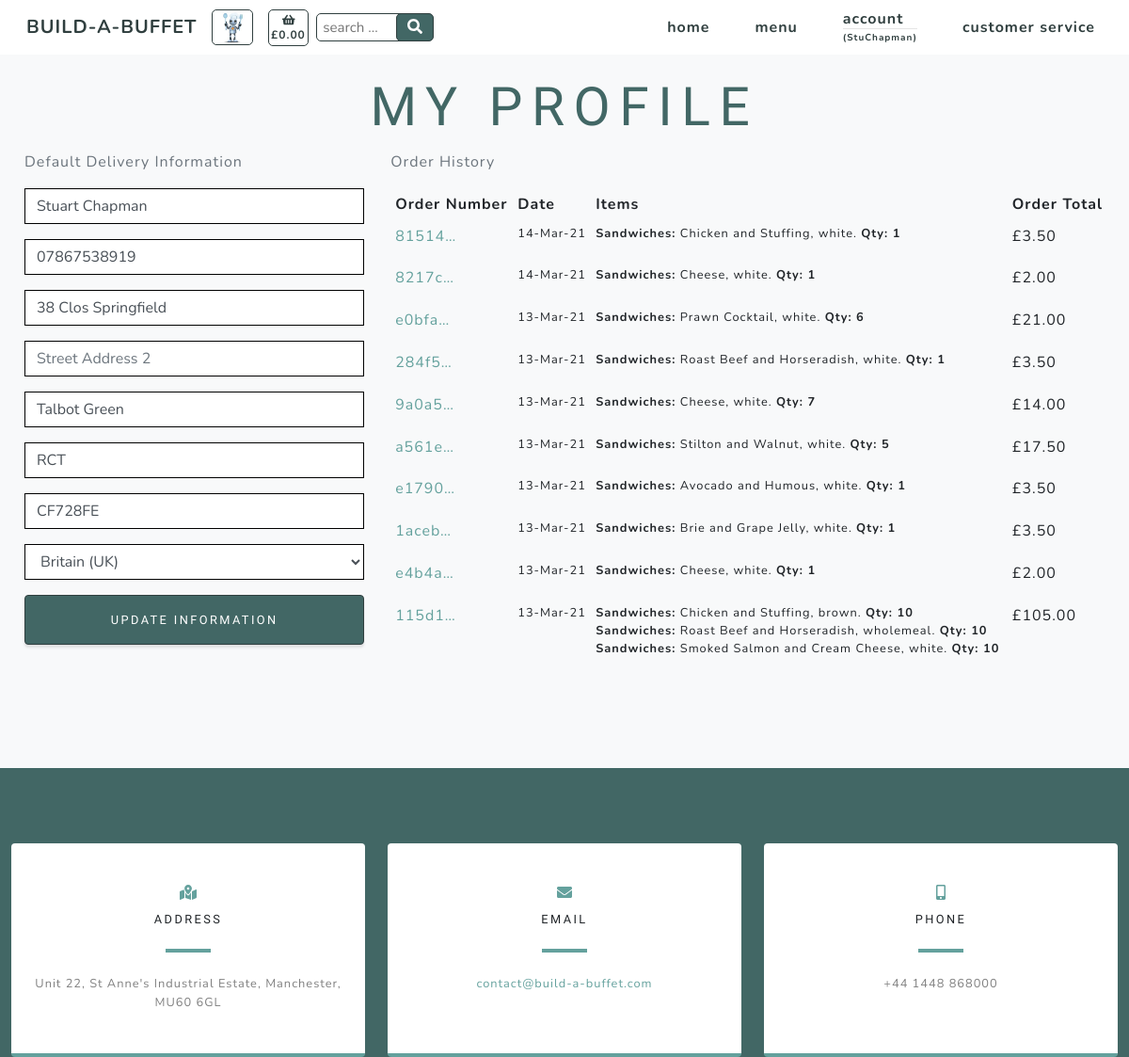
The app's page /profiles/ (signed in) with its own data.
### profiles/models.py (models this page shows)
class UserProfile(models.Model):
    user = models.OneToOneField(User, on_delete=models.CASCADE)
    default_full_name = models.CharField(max_length=20, null=True, blank=True)
    default_phone_number = models.CharField(max_length=20, null=True, blank=True)
    default_street_address1 = models.CharField(max_length=80, null=True, blank=True)
    default_street_address2 = models.CharField(max_length=80, null=True, blank=True)
    default_town_or_city = models.CharField(max_length=40, null=True, blank=True)
    default_county = models.CharField(max_length=80, null=True, blank=True)
    default_postcode = models.CharField(max_length=20, null=True, blank=True)
    default_country = CountryField(blank_label='Country', null=True, blank=True)
    def __str__(self):
        return self.user.username

### checkout/models.py (models this page shows, shortened)
class Order(models.Model):
    customer_name = models.CharField(max_length=50, null=False, blank=False)
    order_number = models.CharField(max_length=32, null=False, editable=False)
    cookie = models.CharField(max_length=32, null=False, editable=False)
    full_name = models.CharField(max_length=50, null=False, blank=False)
    email = models.EmailField(max_length=254, null=False, blank=False)
    phone_number = models.CharField(max_length=20, null=False, blank=False)
    country = CountryField(blank_label='Country *', null=False, blank=False)
    postcode = models.CharField(max_length=20, null=True, blank=True)
    town_or_city = models.CharField(max_length=40, null=False, blank=False)
    street_address1 = models.CharField(max_length=80, null=False, blank=False)
    street_address2 = models.CharField(max_length=80, null=True, blank=True)
    county = models.CharField(max_length=80, null=True, blank=True)
    date = models.DateTimeField(auto_now_add=True)
    delivery_cost = models.DecimalField(max_digits=6, decimal_places=2, null=False, default=0)
    order_total = models.DecimalField(max_digits=10, decimal_places=2, null=False, default=0)
    grand_total = models.DecimalField(max_digits=10, decimal_places=2, null=False, default=0)

class Order_items(models.Model):
    class Meta:
        verbose_name_plural = 'Order_items'
    order_number = models.CharField(max_length=32, null=False, editable=False)
    cookie = models.DecimalField(max_digits=8, decimal_places=0)
    item_number = models.DecimalField(max_digits=9999, decimal_places=0)
    category = models.CharField(max_length=254)
    name = models.CharField(max_length=254)
    servings = models.DecimalField(max_digits=3, decimal_places=0)
    option = models.CharField(max_length=254)
    total_price = models.DecimalField(max_digits=6, decimal_places=2, null=True, blank=True)

### products/models.py (models this page shows, shortened)
class Options(models.Model):
    class Meta:
        verbose_name_plural = 'Options'
    category = models.ForeignKey('Category', null=True, blank=True,
                                 on_delete=models.SET_NULL)
    id_no = models.CharField(max_length=254, null=True)
    option1 = models.CharField(max_length=24)
    option2 = models.CharField(max_length=24)
    option3 = models.CharField(max_length=24)

### profiles/views.py (the view)
# urls.py: path('', views.profile, name='profile'),
@login_required
def profile(request):
    profile = get_object_or_404(UserProfile, user=request.user)
    if request.method == 'POST':
        form = UserProfileForm(request.POST, instance=profile)
        if form.is_valid():
            form.save()
            messages.success(request, 'Profile updated successfully')
        else:
            messages.success(request, 'There was an error updating your profile - please try again')
    else:
        form = UserProfileForm(instance=profile)
    options = Options.objects.all()
    orders = Order.objects.filter(customer_name=profile)
    items = Order_items.objects.none()
    x = -1
    for order in orders:
        x = x + 1
        order_number = Order.objects.filter(customer_name=profile)[x].order_number
        order_items = Order_items.objects.filter(order_number=order_number)
        items = items | order_items
    orders = orders.order_by('-date')
    context = {
        'form': form,
        'orders': orders,
        'items': items,
        'options': options,
        'on_profile_page': True
    }
    return render(request, 'profiles/profile.html', context)

### profiles/forms.py
class UserProfileForm(forms.ModelForm):
    class Meta:
        model = UserProfile
        exclude = ('user',)
    def __init__(self, *args, **kwargs):
        super().__init__(*args, **kwargs)
        placeholders = {
            'default_full_name': 'Full Name',
            'default_phone_number': 'Phone Number',
            'default_postcode': 'Postal Code',
            'default_town_or_city': 'Town or City',
            'default_street_address1': 'Street Address 1',
            'default_street_address2': 'Street Address 2',
            'default_county': 'County, State or Locality',
        }
        self.fields['default_phone_number'].widget.attrs['autofocus'] = True
        for field in self.fields:
            if field != 'default_country':
                if self.fields[field].required:
                    placeholder = f'{placeholders[field]} *'
                else:
                    placeholder = placeholders[field]
                self.fields[field].widget.attrs['placeholder'] = placeholder
            self.fields[field].widget.attrs['class'] = 'border-black rounded-0 profile-form-input'
            self.fields[field].label = False

### basket/contexts.py (called while the page is built)
def basket_context(request):
    cookie_key = settings.COOKIE_KEY
    try:
        cookie = request.COOKIES[cookie_key]
        basket_total = Basket.objects.filter(cookie=cookie).aggregate(Sum('total_price'))
        if basket_total['total_price__sum'] is None:
            basket_total = ""
    except KeyError:
        basket_total = ""
        cookie = 99999999
    context = {
            'cookie': cookie,
            'cookie_key': cookie_key,
            'basket_total': basket_total,
        }
    return context

### profiles/templates/profiles/profile.html (shortened to what this page needs)
{% extends "base.html" %}
{% load static %}
{% block content %}
    <section class="products-section bg-light" id="products">
        <div class="container">
            <div class="row justify-content-center no-gutters">
                <div class="col-xl-12">
                    <h1 class="product-text-one mx-auto text-uppercase text-center flex-margin-b text-blue">My Profile</h1>
                </div>
                <div class="row">
                    <div class="px-3 col-12 col-lg-4">
                        <p class="text-muted">Default Delivery Information</p>
                        <form class="mt-3" action="{% url 'profile' %}" method="POST" id="profile-update-form">
                            {{ form|crispy }}
                            <button class="width-100 border-solid masthead-button btn btn-primary js-scroll-trigger float-right">Update Information</button>
                        </form>
                    </div>
                    <div class="col-12 col-lg-8">
                        <p class="text-muted">Order History</p>
                        <div class="order-history table-responsive">
                            <table class="table table-sm table-borderless">
                                <thead>
                                    <tr>
                                        <th>Order Number</th>
                                        <th>Date</th>
                                        <th>Items</th>
                                        <th>Order Total</th>
                                    </tr>
                                </thead>
                                <tbody>
                                    {% for order in orders %}
                                        <tr>
                                            <td>
                                                <a href="{% url 'order_success' order.order_number %}"
                                                title="{{ order.order_number }}">
                                                    {{ order.order_number|truncatechars:6 }}
                                                </a>
                                            </td>
                                            <td class="small">{{ order.date|date:'d-M-y' }}</td>
                                            <td>
                                                <ul class="list-unstyled">
                                                    {% for item in items %}
                                                        {% if item.order_number == order.order_number %}
                                                            <li class="small">
                                                                {% if item.option == "selected-one" %}
                                                                    {% for option in options %}
                                                                        <b>{{ item.category.title }}:</b> {{ item.name }}, {{ option.option1 }}. <b>Qty: {{ item.servings }}</b>
                                                                    {% endfor %}
                                                                {% endif %}
                                                                {% if item.option == "selected-two" %}
                                                                    {% for option in options %}
                                                                        <b>{{ item.category.title }}:</b> {{ item.name }}, {{ option.option2 }}. <b>Qty: {{ item.servings }}</b>
                                                                    {% endfor %}
                                                                {% endif %}
                                                                {% if item.option == "selected-three" %}
                                                                    {% for option in options %}
                                                                        <b>{{ item.category.title }}:</b> {{ item.name }}, {{ option.option3 }}. <b>Qty: {{ item.servings }}</b>
                                                                    {% endfor %}
                                                                {% endif %}
                                                            </li>
                                                        {% endif %}
                                                    {% endfor %}
                                                </ul>
                                            </td>
                                            <td>£{{ order.order_total }}</td>
                                        </tr>
                                    {% endfor %}
                                </tbody>
                            </table>
                        </div>
                    </div>
                </div>
            </div>
        </div>
    </section>
{% include 'includes/contact.html' %}
{% endblock %}

### templates/base.html (shortened to what this page needs)
{% load static %}
<!doctype html>
<html lang="en">
  <head>
    {% block corecss %}
        <link href="{% static 'css/styles.css' %}" rel="stylesheet" />
        <link href="{% static 'css/slider.css' %}" rel="stylesheet" />
    {% endblock %}
  </head>
  <body id="page-top" onload="createCookie()">
        <nav class="navbar navbar-expand-lg navbar-light fixed-top" id="mainNav">
            <div class="container">
                <a class="navbar-brand js-scroll-trigger navbar-brand-vis" href="#page-top">BUILD-A-BUFFET</a>
                <div>
                    <ul class="navbar-nav ml-auto align-vertically">
                        <li class="nav-item"><a class="nav-link js-scroll-trigger bartholemew-menu" href=""><img src="/media/assets/img/bartholemew-sml.jpg" alt="bartholemew" height="36"></a></li>
                    </ul>
                </div>
                <div>
                    <ul class="navbar-nav ml-auto align-vertically">
                        {% if basket_total.total_price__sum != None %}
                            <li class="nav-item"><a class="nav-link js-scroll-trigger text-center text-xs-nav basket" href="{% url 'basket' %}"><i class="fa fa-shopping-basket" aria-hidden="true"></i><br><span class=" text-xs-nav">£{{ basket_total.total_price__sum|floatformat:"2" }}</span></a></li>
                        {% else %}
                            <li class="nav-item"><a class="nav-link js-scroll-trigger text-center text-xs-nav basket" href="{% url 'basket' %}"><i class="fa fa-shopping-basket" aria-hidden="true"></i><br><span class=" text-xs-nav">£0.00</span></a></li>
                        {% endif %}
                    </ul>
                </div>
                <div class="ml-2 mr-auto">
                    <form action="{% url 'search_products' %}" method="GET">
                        <input class="search-input text-blue text-xs" type="text" name="product_search" id="product_search" placeholder=" search ...">
                        <button class="search-button text-center" type="submit">
                                <i class="fas fa-search"></i>
                        </button>
                    </form>
                </div>
                <div class="collapse navbar-collapse" id="navbarResponsive">
                    <ul class="navbar-nav ml-auto">
                        <li class="nav-item my-auto"><a class="nav-link js-scroll-trigger" href="{% url 'home' %}">home</a></li>
                        <li class="nav-item dropdown my-auto">
                            <a class="nav-link js-scroll-trigger" href="#" id="all-menus-link" data-toggle="dropdown" aria-haspopup="true" aria-expanded="false">
                                menu
                            </a>
                        </li>
                        <li class="nav-item dropdown">
                            {% if request.user.is_authenticated %}
                                <a class="nav-link js-scroll-trigger" href="#" id="account-link" data-toggle="dropdown" aria-haspopup="true" aria-expanded="false">
                                    account
                                    <hr class="d-none d-lg-block user-br">
                                    <span class="user-text">
                                    ({{ request.user }})</span>
                                </a>
                            {% else %}
                                <a class="nav-link" href="{% url 'account_login' %}">login</a>
                            {% endif %}
                        </li>
                        <li class="nav-item my-auto"><a class="nav-link js-scroll-trigger" href="{% url 'service' %}">customer service</a></li>
                    </ul>
                </div>
            </div>
        </nav>
    {% block content %}
    {% endblock %}
  </body>
</html>

### records on screen
UserProfile: default_full_name "Stuart Chapman", default_phone_number "07867538919", default_street_address1 "38 Clos Springfield", default_town_or_city "Talbot Green", default_county "RCT", default_postcode "CF728FE", default_country "Britain (UK)"
Order: order_number "81514…", date "14-Mar-21", order_total "3.50"
Order_items: category "Sandwiches", name "Chicken and Stuffing", servings "1"
Options: option1 "white", option2 "brown", option3 "wholemeal"
Order: order_number "8217c…", date "14-Mar-21", order_total "2.00"
Order_items: category "Sandwiches", name "Cheese", servings "1"
Order: order_number "e0bfa…", date "13-Mar-21", order_total "21.00"
Order_items: category "Sandwiches", name "Prawn Cocktail", servings "6"
Order: order_number "284f5…", date "13-Mar-21", order_total "3.50"
Order_items: category "Sandwiches", name "Roast Beef and Horseradish", servings "1"
Order: order_number "9a0a5…", date "13-Mar-21", order_total "14.00"
Order_items: category "Sandwiches", name "Cheese", servings "7"
Order: order_number "a561e…", date "13-Mar-21", order_total "17.50"
Order_items: category "Sandwiches", name "Stilton and Walnut", servings "5"
Order: order_number "e1790…", date "13-Mar-21", order_total "3.50"
Order_items: category "Sandwiches", name "Avocado and Humous", servings "1"
Order: order_number "1aceb…", date "13-Mar-21", order_total "3.50"
Order_items: category "Sandwiches", name "Brie and Grape Jelly", servings "1"
Order: order_number "e4b4a…", date "13-Mar-21", order_total "2.00"
Order_items: category "Sandwiches", name "Cheese", servings "1"
Order: order_number "115d1…", date "13-Mar-21", order_total "105.00"
Order_items: category "Sandwiches", name "Chicken and Stuffing", servings "10"
Order_items: category "Sandwiches", name "Roast Beef and Horseradish", servings "10"
Order_items: category "Sandwiches", name "Smoked Salmon and Cream Cheese", servings "10"

### other values on screen
{{ request.user }} "StuChapman"
